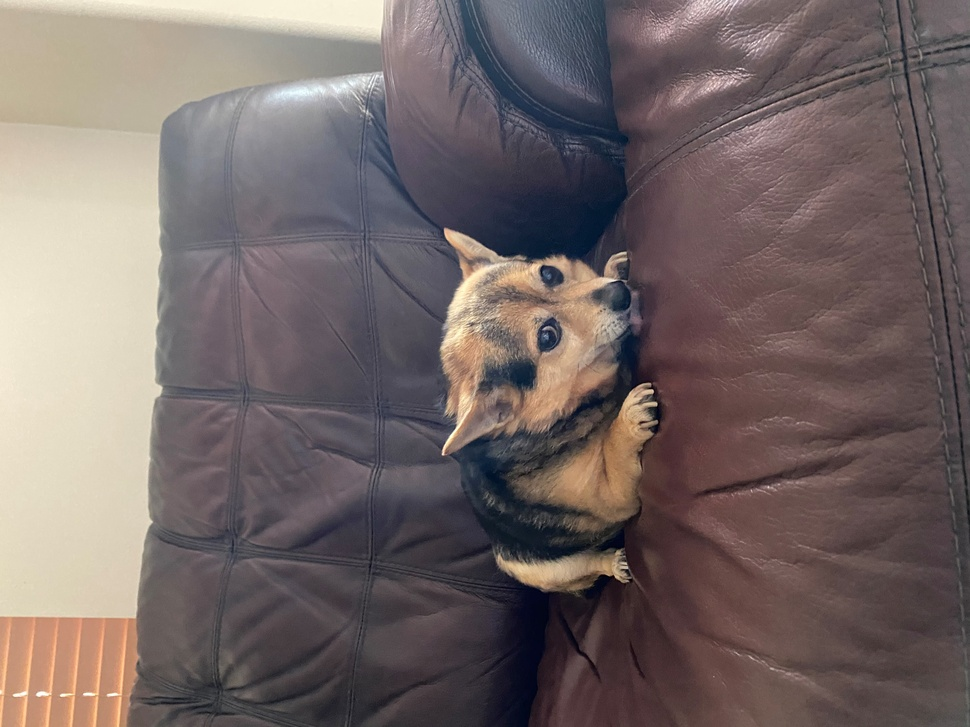
#> input picture python_automation_fun/photoEditor/images/dogoo.jpg, 970 x 727 px, shrunk from 4032 x 3024 before the run; its folder holds only this picture in this run
$ python main.py
#> lines starting #> are read from the running program, lines starting #| are printed output that depends on the picture
# Jasharn Thiara
#

from PIL import Image, ImageEnhance, ImageFilter
import os

path = './images'
pathout = '/editedImgs'

#access images and apply filter
for filename in os.listdir(path):
    img = Image.open(f"{path}/{filename}")
#> img is the input picture: PIL image 970x727 RGB; mean R, G, B 116.5, 104.1, 102.6

    #add sharpen, black and white, and rotate photos
    edit = img.filter(ImageFilter.SHARPEN).convert('L').rotate(-90)
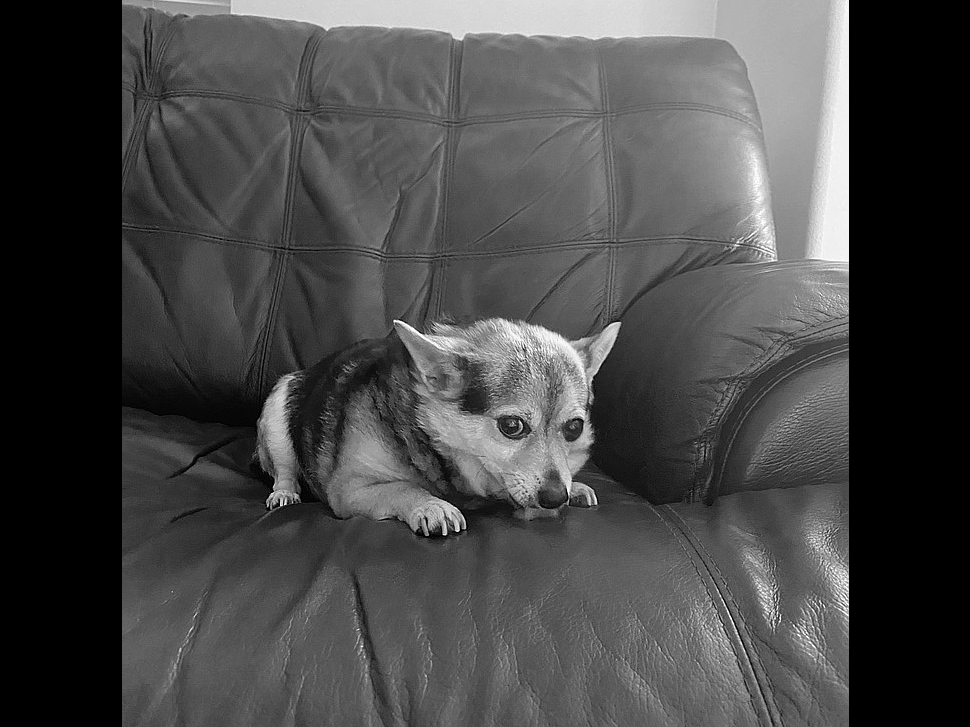
#> edit: PIL image 970x727 L; min 0, max 255, mean 71.9
    clean_name = os.path.splitext(filename)[0]

    # factor of contrast to apply
    factor = 1.5
    enhancer =ImageEnhance.Contrast(edit)
    edit = enhancer.enhance(factor)
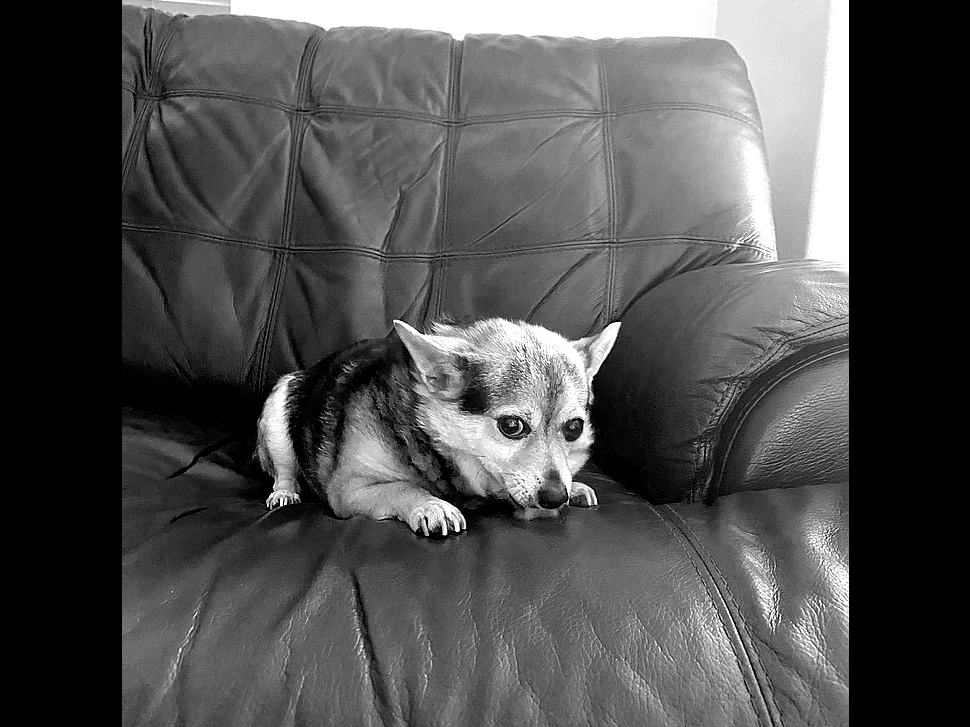
#> edit: PIL image 970x727 L; min 0, max 255, mean 79.6


    edit.save(f'.{pathout}/{clean_name}_edited.jpg')

$ run again, on python_automation_fun/photoEditor/images/dogoogog.jpg
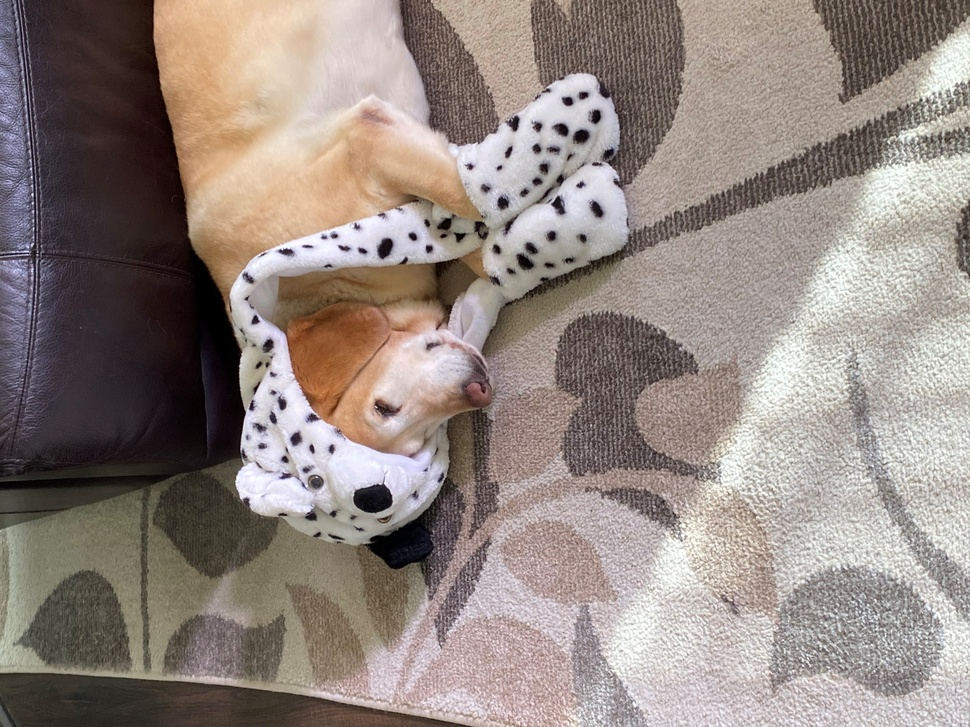
#> input picture python_automation_fun/photoEditor/images/dogoogog.jpg, 970 x 727 px, shrunk from 4032 x 3024 before the run
#> img is the input picture: PIL image 970x727 RGB; mean R, G, B 147.4, 135.5, 129.3
#> `edit = img.filter(ImageFilter.SHARPEN).convert('L').rotate(-90)`:
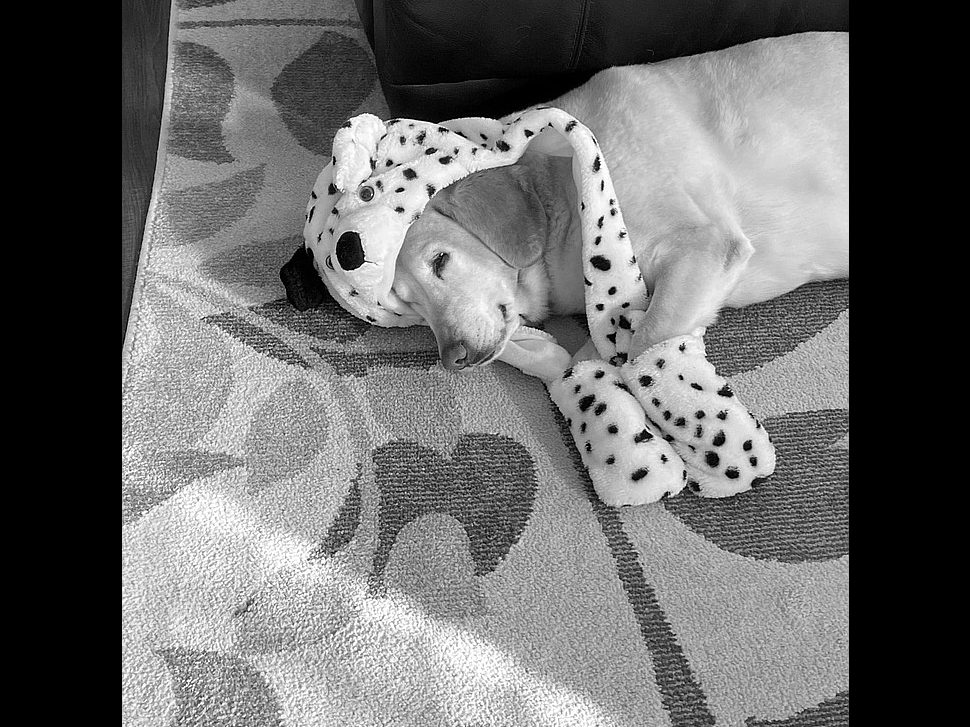
#> edit: PIL image 970x727 L; min 0, max 255, mean 107.7
#> `edit = enhancer.enhance(factor)`:
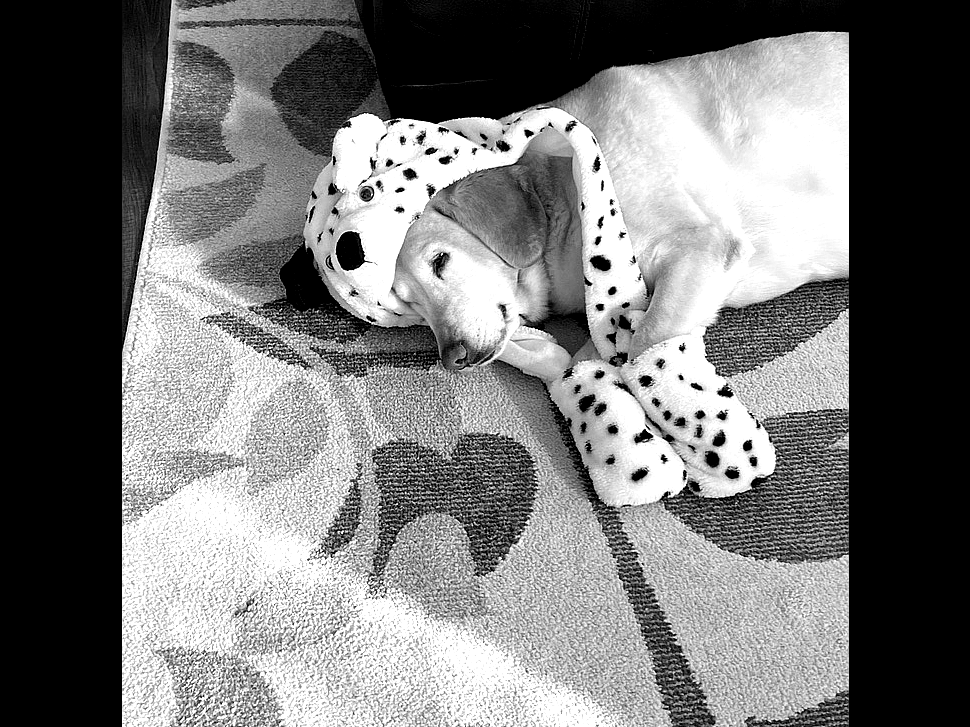
#> edit: PIL image 970x727 L; min 0, max 255, mean 118.8
